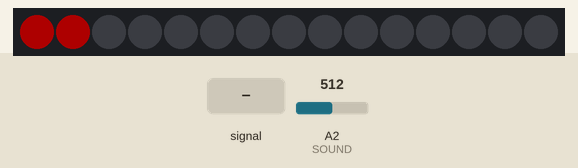
Recording of a sketch running on a simulated Arduino Nano, built with avr-gcc and run on an emulated ATmega328P. Shown: 15 RGB LEDs in strip order, left to right. The test bench sets the inputs (shaded band); at power-on: A2 (SOUND) = 512. Dim RGB values are drawn brighter than linear; what the sketch prints to the serial monitor is not drawn.

Above: at 1.2 s.
1.3 s: A2 (SOUND) fed a 200 Hz sine of ±81 counts around its level
At 1.46 s:
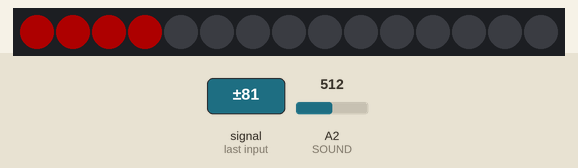
2.8 s: A2 (SOUND) set to 716
At 3.8 s:
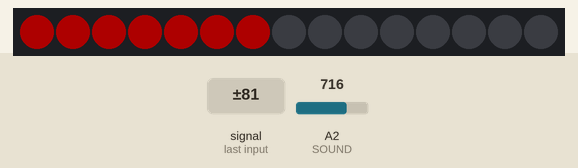
5.8 s: A2 (SOUND) fed a 1000 Hz sine of ±255 counts around its level
At 5.97 s:
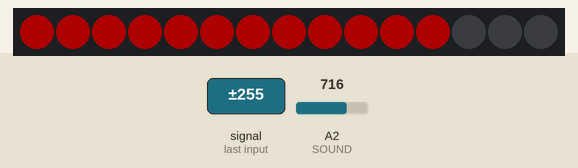
7.3 s: A2 (SOUND) set to 900
10.3 s: A2 (SOUND) set to 1023
At 10.9 s:
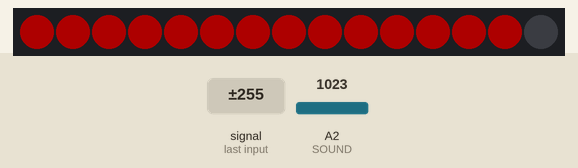
Timing chart, 0 to 10.5 s (numbered marks = the images above; inputs shaded):
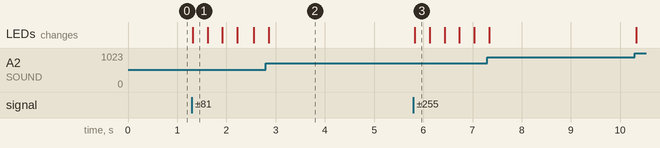

The sketch:

soundgraph.ino
```cpp
#include <Adafruit_NeoPixel.h>

#define LED 4
#define BUZZER 5
#define BUTTON 6
#define ROTARY A0
#define LIGHT A6
#define SOUND A2
#define DHTPIN 3
#define LED_PIN    3
// How many NeoPixels are attached to the Arduino?
#define LED_COUNT 15
// Declare our NeoPixel strip object:
Adafruit_NeoPixel strip(LED_COUNT, LED_PIN, NEO_GRB + NEO_KHZ800);

void setup() {
  strip.begin();           // INITIALIZE NeoPixel strip object (REQUIRED)
  strip.show();            // Turn OFF all pixels ASAP
  strip.setBrightness(50); // Set BRIGHTNESS to about 1/5 (max = 255)

  Serial.begin(115200);
}
#define AMBIENTNOISE 380
void loop() {
  int soundlevel = analogRead(SOUND);
  Serial.println(soundlevel);
  if (soundlevel < AMBIENTNOISE)
    soundlevel = AMBIENTNOISE; // only display above ambient
  int LEDLevel = map(soundlevel,AMBIENTNOISE,1023,0,14);

  strip.clear();
  for (int i =0; i < LEDLevel; i++){
    strip.setPixelColor(i,strip.Color(255,0,0));
    strip.show();
  }


}
```

Measured:
- after the input at 1.3 s, the LEDs: change at once (image 1)
- after the input at 5.8 s, the LEDs: change at once (image 3)
